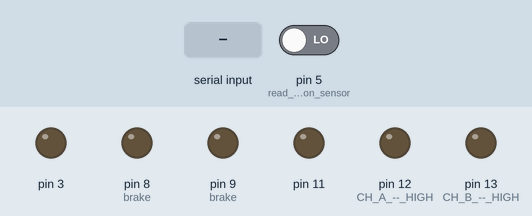
The sketch below on a simulated Arduino Uno, built with avr-gcc and run on an emulated ATmega328P. Parts: output pins drawn as LEDs (lit = HIGH). The inputs (shaded band) are chosen by the test bench; at power-on: pin 5 (read_the_omron_sensor) LOW.

Above: at 1.2 s.
1.3 s: "1" received over Serial
At 2.6 s:
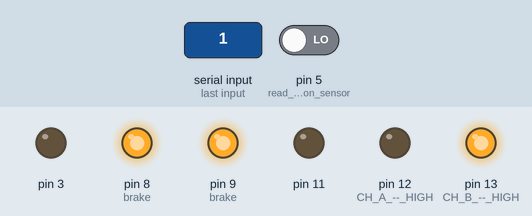
2.9 s: "1" received over Serial
At 3.4 s:
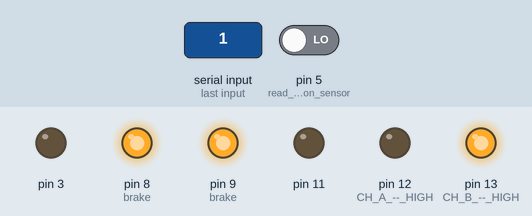
Timing chart, 0 to 5.9 s (numbered marks = the images above; inputs shaded):
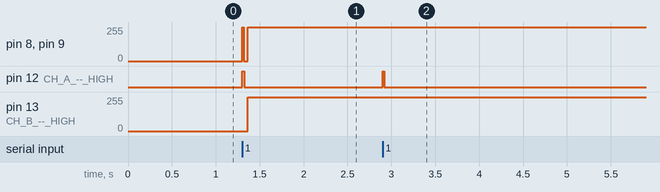

The sketch:

mymouPelletDispenser.ino
```cpp
/*************************************************************
  adapted from Randy Sarafan by xiaochun from the following refs,and added bt&omron sensor
  Motor Shield Stepper Demo

  Using the omron403N to stop the motor by digital read the his output which is about 4.2v

  by wang xiaochun

  For more information see:
  <a href="https://www.instructables.com/id/Arduino-Motor-Shield-Tutorial/">
  https://www.instructables.com/id/Arduino-Motor-Sh...</a>

*************************************************************/

int delaylegnth = 20;
int bufferInt   = -1;
int nbstep      = 7;
int sensorVal   = 1;

unsigned long previousMillis   = 0;

void setup() {

  //establish motor direction toggle pins
  pinMode(12, OUTPUT); //CH A -- HIGH = forwards and LOW = backwards
  pinMode(13, OUTPUT); //CH B -- HIGH = forwards and LOW = backwards

  //establish motor brake pins
  pinMode(9, OUTPUT); //brake (disable) CH A
  pinMode(8, OUTPUT); //brake (disable) CH B

  // establish the omron reader pins
  pinMode(5, INPUT); //read the omron sensor

  // Configure bluetooth connection rate
  Serial.begin(9600);
}


void loop() {
  // Check for input
  sensorVal = 1;
  if (Serial.available() > 0) {
    bufferInt = Serial.read();
    if (bufferInt == '1') {

      for (int i = 0; i < nbstep + 1;  i++) {
        digitalWrite(9, LOW);  //ENABLE CH A
        digitalWrite(8, HIGH); //DISABLE CH B
        digitalWrite(12, HIGH);//Sets direction of CH A
        analogWrite(3, 255);   //Moves CH A
        //Serial.println("A");

        while (sensorVal == 1) {
          unsigned long currentMillis = millis();
          //Serial.println("currentMillis");
          //Serial.println(currentMillis);
          sensorVal = digitalRead(5);
          if (sensorVal == 0) {
            digitalWrite(9, HIGH);  //DISABLE CH A
            analogWrite(3, 0);      //stop Move CH A
            digitalWrite(8, HIGH);  //DISABLE CH B
            analogWrite(11, 0);     //stop Move CH B
            delay(delaylegnth);
            break;
          }
          if (currentMillis - previousMillis >= delaylegnth) {
            previousMillis = currentMillis;
            break;
          }
        }
        //moveMotorB;
        digitalWrite(9, HIGH);  //DISABLE CH A
        digitalWrite(8, LOW);   //ENABLE CH B
        digitalWrite(13, LOW);  //Sets direction of CH B
        analogWrite(11, 255);   //Moves CH B
        //Serial.println("B");
        while (sensorVal == 1) {
          unsigned long currentMillis = millis();
          sensorVal = digitalRead(5);
          if (sensorVal == 0) {
            digitalWrite(9, HIGH);  //DISABLE CH A
            analogWrite(3, 0);      //stop Move CH A
            digitalWrite(8, HIGH);  //DISABLE CH B
            analogWrite(11, 0);     //stop Move CH B
            delay(delaylegnth);
            break;
          }
          if (currentMillis - previousMillis >= delaylegnth) {
            previousMillis = currentMillis;
            break;
          }
        }

        //moveMotorAM;
        digitalWrite(9, LOW);  //ENABLE CH A
        digitalWrite(8, HIGH); //DISABLE CH B
        digitalWrite(12, LOW); //Sets direction of CH A
        analogWrite(3, 255);   //Moves CH A
        //Serial.println("A-");
        while (sensorVal == 1) {
          unsigned long currentMillis = millis();
          sensorVal = digitalRead(5);
          if (sensorVal == 0) {
            digitalWrite(9, HIGH);  //DISABLE CH A
            analogWrite(3, 0);      //stop Move CH A
            digitalWrite(8, HIGH);  //DISABLE CH B
            analogWrite(11, 0);     //stop Move CH B
            delay(delaylegnth);
            break;
          }
          if (currentMillis - previousMillis >= delaylegnth) {
            previousMillis = currentMillis;
            break;
          }
        }
        //moveMotorBM;
        digitalWrite(9, HIGH);  //DISABLE CH A
        digitalWrite(8, LOW);   //ENABLE CH B
        digitalWrite(13, HIGH); //Sets direction of CH B
        analogWrite(11, 255);   //Moves CH B
        //Serial.println("B-");
        while (sensorVal == 1) {
          unsigned long currentMillis = millis();
          sensorVal = digitalRead(5);
          if (sensorVal == 0) {
            digitalWrite(9, HIGH);  //DISABLE CH A
            analogWrite(3, 0);      //stop Move CH A
            digitalWrite(8, HIGH);  //DISABLE CH B
            analogWrite(11, 0);     //stop Move CH B
            delay(delaylegnth);
            break;
          }
          if (currentMillis - previousMillis >= delaylegnth) {
            previousMillis = currentMillis;
            break;
          }
        }
        if (i == nbstep) {
          digitalWrite(9, HIGH);  //DISABLE CH A
          analogWrite(3, 0);      //stop Move CH A
          digitalWrite(8, HIGH);  //DISABLE CH B
          analogWrite(11, 0);     //stop Move CH B
          delay(delaylegnth);
          break;
        }
      }

    }// end sensor if
  }// end BT if
}// end loop
```

Measured:
- after the input at 1.3 s, pin 8 (brake), pin 9 (brake): 0/255 → 255/255 at once; pin 12 (CH_A_--_HIGH): LOW → HIGH at once, → LOW 0.02 s later; pin 13 (CH_B_--_HIGH): 0/255 → 255/255 after 0.06 s
- after the input at 2.9 s, pin 12 (CH_A_--_HIGH): LOW → HIGH at once, → LOW 0.02 s later
